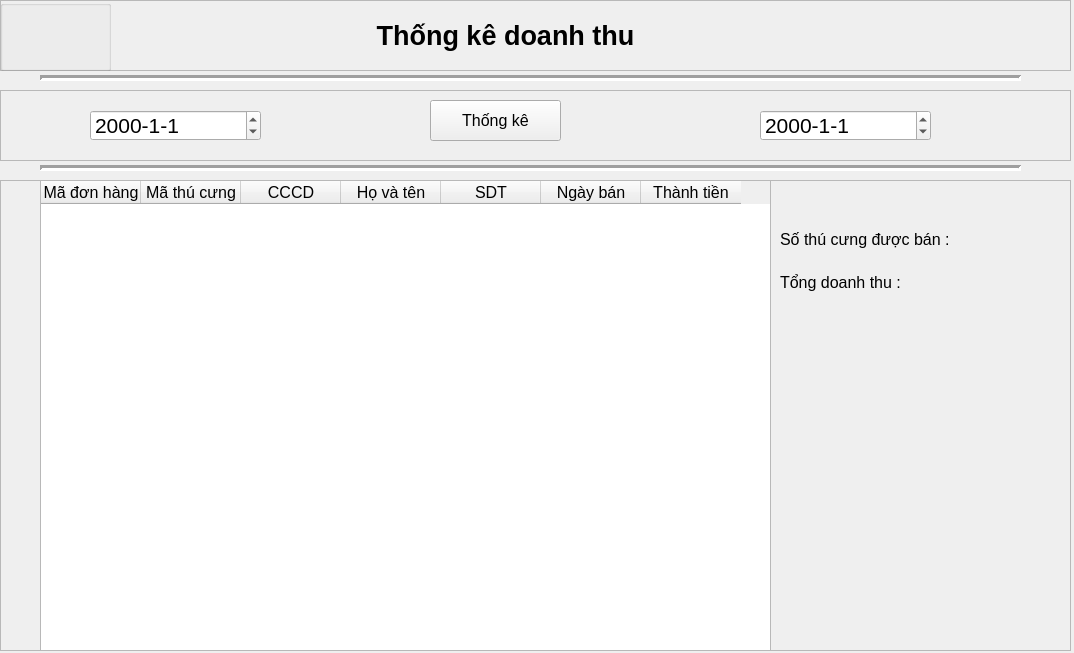
<?xml version="1.0" encoding="UTF-8"?>
<ui version="4.0">
 <class>MainWindow</class>
 <widget class="QMainWindow" name="MainWindow">
  <property name="geometry">
   <rect>
    <x>0</x>
    <y>0</y>
    <width>1074</width>
    <height>653</height>
   </rect>
  </property>
  <property name="windowTitle">
   <string>MainWindow</string>
  </property>
  <widget class="QWidget" name="centralwidget">
   <widget class="QFrame" name="frame">
    <property name="geometry">
     <rect>
      <x>0</x>
      <y>0</y>
      <width>1071</width>
      <height>71</height>
     </rect>
    </property>
    <property name="frameShape">
     <enum>QFrame::StyledPanel</enum>
    </property>
    <property name="frameShadow">
     <enum>QFrame::Raised</enum>
    </property>
    <widget class="QGroupBox" name="groupBox">
     <property name="geometry">
      <rect>
       <x>0</x>
       <y>0</y>
       <width>111</width>
       <height>71</height>
      </rect>
     </property>
     <property name="styleSheet">
      <string notr="true">border-image: url(:/bgr/Pet Haven.png);</string>
     </property>
     <property name="title">
      <string/>
     </property>
    </widget>
    <widget class="QLabel" name="label">
     <property name="geometry">
      <rect>
       <x>340</x>
       <y>0</y>
       <width>331</width>
       <height>71</height>
      </rect>
     </property>
     <property name="font">
      <font>
       <family>Arial</family>
       <pointsize>20</pointsize>
       <weight>75</weight>
       <bold>true</bold>
      </font>
     </property>
     <property name="text">
      <string>Thống kê doanh thu</string>
     </property>
     <property name="alignment">
      <set>Qt::AlignCenter</set>
     </property>
    </widget>
   </widget>
   <widget class="QFrame" name="frame_2">
    <property name="geometry">
     <rect>
      <x>0</x>
      <y>90</y>
      <width>1071</width>
      <height>71</height>
     </rect>
    </property>
    <property name="frameShape">
     <enum>QFrame::StyledPanel</enum>
    </property>
    <property name="frameShadow">
     <enum>QFrame::Raised</enum>
    </property>
    <widget class="QPushButton" name="bt_tk">
     <property name="geometry">
      <rect>
       <x>430</x>
       <y>10</y>
       <width>131</width>
       <height>41</height>
      </rect>
     </property>
     <property name="font">
      <font>
       <pointsize>12</pointsize>
      </font>
     </property>
     <property name="text">
      <string>Thống kê</string>
     </property>
    </widget>
    <widget class="QDateEdit" name="dt_d">
     <property name="geometry">
      <rect>
       <x>760</x>
       <y>20</y>
       <width>171</width>
       <height>31</height>
      </rect>
     </property>
     <property name="font">
      <font>
       <pointsize>16</pointsize>
      </font>
     </property>
     <property name="displayFormat">
      <string>yyyy-M-d</string>
     </property>
    </widget>
    <widget class="QDateEdit" name="dt_t">
     <property name="geometry">
      <rect>
       <x>90</x>
       <y>20</y>
       <width>171</width>
       <height>31</height>
      </rect>
     </property>
     <property name="font">
      <font>
       <pointsize>16</pointsize>
      </font>
     </property>
     <property name="displayFormat">
      <string>yyyy-M-d</string>
     </property>
    </widget>
   </widget>
   <widget class="QFrame" name="frame_3">
    <property name="geometry">
     <rect>
      <x>0</x>
      <y>180</y>
      <width>1071</width>
      <height>471</height>
     </rect>
    </property>
    <property name="font">
     <font>
      <pointsize>12</pointsize>
     </font>
    </property>
    <property name="frameShape">
     <enum>QFrame::StyledPanel</enum>
    </property>
    <property name="frameShadow">
     <enum>QFrame::Raised</enum>
    </property>
    <widget class="QTableWidget" name="tableWidget">
     <property name="geometry">
      <rect>
       <x>40</x>
       <y>0</y>
       <width>731</width>
       <height>471</height>
      </rect>
     </property>
     <column>
      <property name="text">
       <string>Mã đơn hàng</string>
      </property>
     </column>
     <column>
      <property name="text">
       <string>Mã thú cưng</string>
      </property>
     </column>
     <column>
      <property name="text">
       <string>CCCD</string>
      </property>
     </column>
     <column>
      <property name="text">
       <string>Họ và tên</string>
      </property>
     </column>
     <column>
      <property name="text">
       <string>SDT</string>
      </property>
     </column>
     <column>
      <property name="text">
       <string>Ngày bán</string>
      </property>
     </column>
     <column>
      <property name="text">
       <string>Thành tiền</string>
      </property>
     </column>
    </widget>
    <widget class="QWidget" name="layoutWidget">
     <property name="geometry">
      <rect>
       <x>780</x>
       <y>40</y>
       <width>171</width>
       <height>81</height>
      </rect>
     </property>
     <layout class="QGridLayout" name="gridLayout">
      <item row="0" column="0">
       <widget class="QLabel" name="label_2">
        <property name="font">
         <font>
          <pointsize>12</pointsize>
         </font>
        </property>
        <property name="text">
         <string>Số thú cưng được bán :</string>
        </property>
       </widget>
      </item>
      <item row="1" column="0">
       <widget class="QLabel" name="label_4">
        <property name="font">
         <font>
          <pointsize>12</pointsize>
         </font>
        </property>
        <property name="text">
         <string>Tổng doanh thu :</string>
        </property>
       </widget>
      </item>
     </layout>
    </widget>
    <widget class="QWidget" name="layoutWidget">
     <property name="geometry">
      <rect>
       <x>950</x>
       <y>40</y>
       <width>121</width>
       <height>81</height>
      </rect>
     </property>
     <layout class="QGridLayout" name="gridLayout_2">
      <item row="0" column="0">
       <widget class="QLabel" name="lb_sotc">
        <property name="font">
         <font>
          <family>Arial</family>
          <pointsize>12</pointsize>
          <weight>75</weight>
          <bold>true</bold>
         </font>
        </property>
        <property name="text">
         <string/>
        </property>
       </widget>
      </item>
      <item row="1" column="0">
       <widget class="QLabel" name="lb_tdt">
        <property name="font">
         <font>
          <family>Arial</family>
          <pointsize>12</pointsize>
          <weight>75</weight>
          <bold>true</bold>
         </font>
        </property>
        <property name="text">
         <string/>
        </property>
       </widget>
      </item>
     </layout>
    </widget>
   </widget>
   <widget class="Line" name="line">
    <property name="geometry">
     <rect>
      <x>40</x>
      <y>70</y>
      <width>981</width>
      <height>16</height>
     </rect>
    </property>
    <property name="lineWidth">
     <number>3</number>
    </property>
    <property name="orientation">
     <enum>Qt::Horizontal</enum>
    </property>
   </widget>
   <widget class="Line" name="line_2">
    <property name="geometry">
     <rect>
      <x>40</x>
      <y>160</y>
      <width>981</width>
      <height>16</height>
     </rect>
    </property>
    <property name="lineWidth">
     <number>3</number>
    </property>
    <property name="orientation">
     <enum>Qt::Horizontal</enum>
    </property>
   </widget>
  </widget>
 </widget>
 <resources>
  <include location="../QLGTC/bg.qrc"/>
 </resources>
 <connections/>
</ui>
